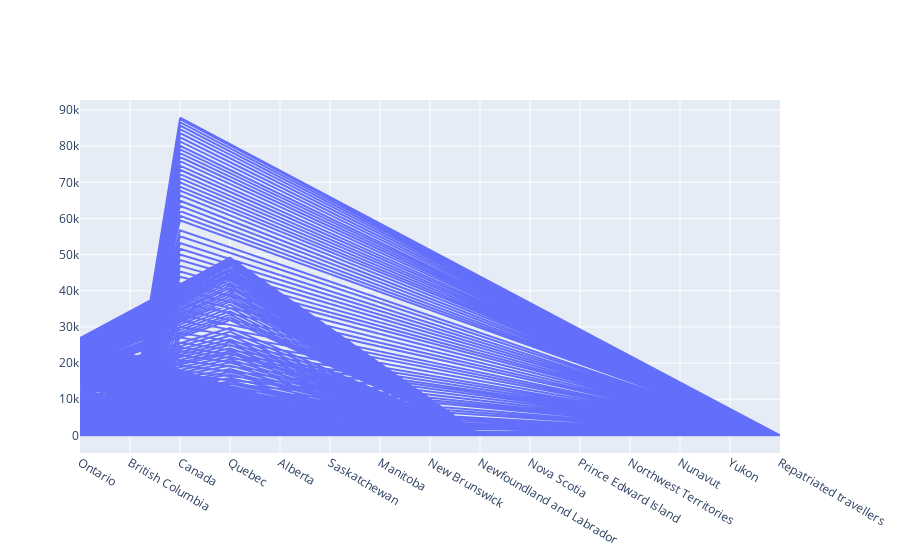

Notebook source saved alongside this figure:
### Code cell
import plotly.graph_objects as go
fig = go.Figure(go.Scatter(x = df['prname'], y = df['numconf'],
                  name='Share Prices (in USD)'))
fig.show()

### Figure 1 — Plotly figure (JSON) as saved in the notebook; plotly's stock layout.template omitted (floating-point values rounded to 4 significant figures; data arrays with more than 128 entries replaced by an {"elided": "..."} marker saying what was removed)
{"data": [{"name": "Share Prices (in USD)", "type": "scatter", "x": {"elided": "1242 str values"}, "y": {"elided": "1242 int values"}}], "layout": {}}
